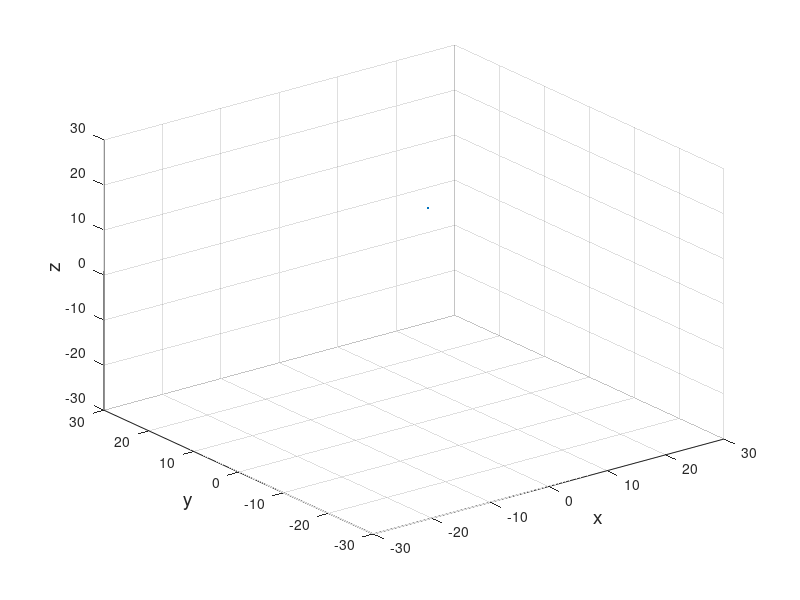

The MATLAB script that drew this image: (Note: this script raises an error after producing the figure.)
WIDTH = 30;
HEIGHT = 30;

%{
% v_pos   v_vel   v_acc   v_maxspeed  v_maxforce   v_size    v_r   v_angle  |  v_seek_steer   v_seperation_steer
vehicles = [ 50 50 50   0 -2 0    0 0 0   1   0.1   10   30   0   ;
             30 60 60   0 -2 0    0 0 0   1   0.1   10   30   0   ;
           ];
%}
vehicles = [ 50 50 10   0 2 0    0 0 0   1.5   0.1   10   30   0 
           ];

vehicles_color = ['b', 'b'];
vNum = 1;


target = [10 10 10]; % target position
target_radius = 300;
target_vel = 16;
target_color = 'r';




% Block specification
Lx = 3;
Ly = 1;
Lz = 2;

% Motion data
time = [0:0.001:2]';                % Time data
%r = [50*sin(2*pi*time), 0*time, 0*time]; % Position data
A = [0*time, 0*time, 0*time];             % Orientation data (x-y-z Euler angle)
%A = [0.5*pi*time, 0*time, 1.8*pi*time];


%draw target
plot3(target(1), target(2), target(3), '.');
hold on;


% Axes settings
xlabel('x','FontSize',14);
ylabel('y','FontSize',14);
zlabel('z','FontSize',14);
%set(gca,'FontSize',14);
%axis vis3d equal;
%view([-37.5,30]);
%camlight;

grid on;
xlim([-WIDTH,WIDTH]);
ylim([-WIDTH,WIDTH]);
zlim([-WIDTH,WIDTH]);




% Compute propagation of vertices and patches
for t=1:length(time)
  for vhl = 1:vNum
%    vhl = 1;
    v_color = vehicles_color(vhl);

    force = steer_seek(vehicles, vhl, target);
    vehicles = applyForce(vehicles, vhl, force);

    %{
    force_mag = mag(force);
    v_vel = vehicles(vhl, 4:6);
    if (force_mag > 0) 
      A(1) = cosh(v_vel(1)/force_mag);
      A(2) = cosh(v_vel(2)/force_mag);
      A(3) = cosh(v_vel(3)/force_mag);
    end
    
    %}

    v_pos = vehicles(vhl,1:3);
    vmag = mag(target-v_pos);
    A(1,t) = acos((vmag/target(1)) * pi/180);
    A(2,t) = acos((vmag/target(2)) * pi/180);
    A(3,t) = acos((vmag/target(3)) * pi/180);
    
    %disp(A); printf("---------- \n");

    R = Euler2R(A(t,:));
    
    VertexData(:,:,t) = GeoVerMakeBlock(vehicles(vhl,1:3), R, [Lx,Ly,Lz]);
    %VertexData(:,:,t) = GeoVerMakeBlock(r(t,:), R, [Lx,Ly,Lz]);
    [X,Y,Z] = GeoPatMakeBlock(VertexData(:,:,t));
    PatchData_X(:,:,t,vhl) = X;
    PatchData_Y(:,:,t,vhl) = Y;
    PatchData_Z(:,:,t,vhl) = Z;
  end
end



% Draw initial figure
hfig = figure(1);
for vhl = 1:vNum
  if (ishandle(hfig))
    h(vhl) = patch(PatchData_X(:,:,1,vhl),PatchData_Y(:,:,1,vhl),PatchData_Z(:,:,1,vhl),'y');
    hold on;
  end
end


% Animation Loop
for t=1:length(time)
  if (ishandle(hfig))
    for vhl = 1:vNum
      set(h(vhl),'XData',PatchData_X(:,:,t,vhl));
      set(h(vhl),'YData',PatchData_Y(:,:,t,vhl));
      set(h(vhl),'ZData',PatchData_Z(:,:,t,vhl));
      drawnow;
    end
  end
end
%{
%}